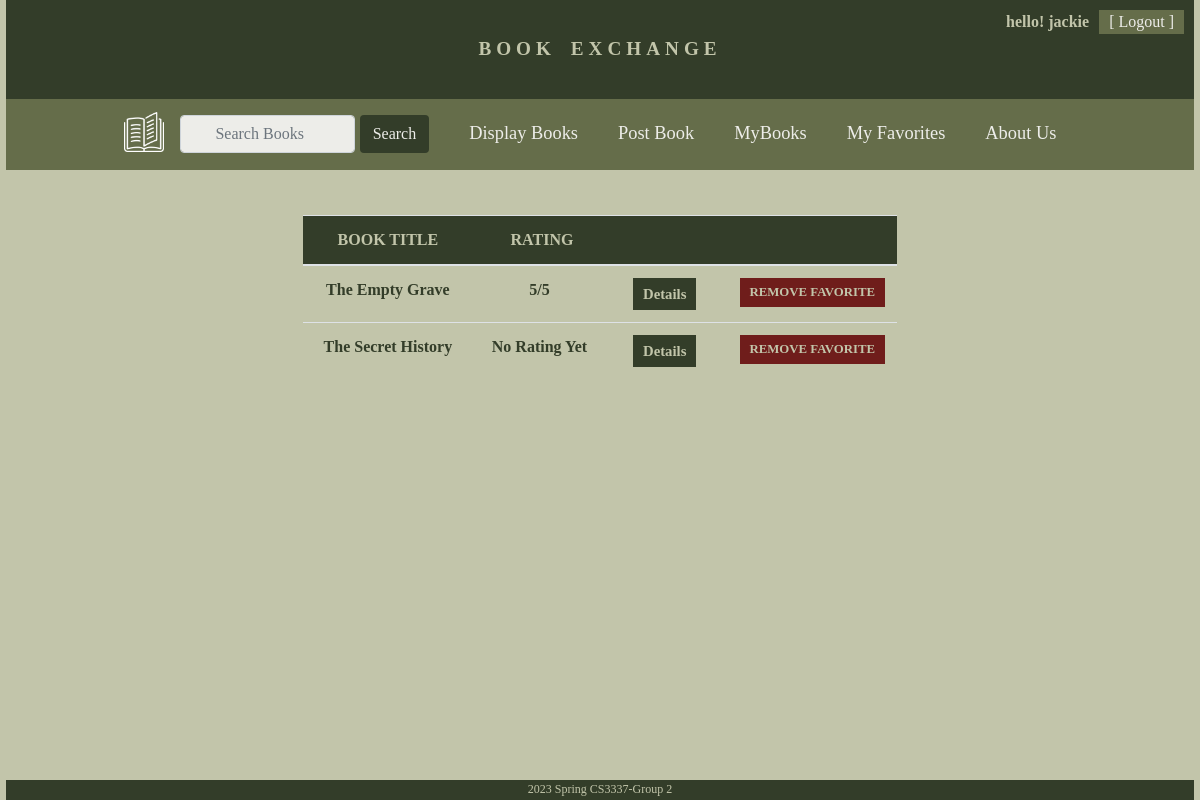
The app's page /myfavorites (signed in) with its own data.
### bookMng/models.py (models this page shows, shortened)
class MainMenu(models.Model):
    item = models.CharField(max_length=200, unique=True)
    link = models.CharField(max_length=500, unique=True)

class Book(models.Model):
    name = models.CharField(max_length=200)
    web = models.URLField(max_length=200)
    price = models.DecimalField(decimal_places=2, max_digits=8)
    publishdate = models.DateField(auto_now=True)
    picture = models.FileField(upload_to='bookEx/static/uploads')
    pic_path = models.CharField(max_length=300, editable=False, blank=True)
    username = models.ForeignKey(User, blank=True, null=True, on_delete=models.CASCADE)
    favorite = models.BooleanField(default=False, null=True)
    rated = models.IntegerField(null=True)

### bookMng/views.py (the view)
# urls.py: path('myfavorites', views.myfavorites, name='myfavorites'),
def myfavorites(request):
    books = Book.objects.filter(favorite=True, username=request.user)
    return render(request,
                  'bookMng/myfavorites.html',
                  {
                      'item_list': MainMenu.objects.all(),
                      'books': books
                  }
                  )

### bookEx/templates/bookMng/myfavorites.html (shortened to what this page needs)
{% extends "base.html" %}
{% block search %}
    {% if request.user.is_authenticated == False %}
    {% else %}
        <form class="form-inline" style="margin-right:20px;" method = POST action="{%url 'search-books' %}">
             <input style="width:175px; text-align:center; background-color:#edede9" class="form-control" type = "search" placeholder= "Search Books" name = "searched">
             <button style="margin-left:5px; background-color:#333D29; color:#edede9" class="btn" type="submit">Search</button>
         </form>
    {% endif %}
{% endblock search %}
{% block sidenav %}
    {% for item in item_list %}
            <li><a style="margin:20px; color:#edede9; font-size:1.15em;" href="{{ item.link }}"> {{item.item}} </a></li>
    {% endfor %}
{% endblock sidenav %}
{% block content %}
<div style=" padding-top:5px; width:50%; margin: 0 auto;">
        <table class="table table-hover table-md">
            <thead style="background-color:#333D29; color:#C2C5AA; text-transform:uppercase; text-align:center;">
                <tr>
                    <th scope="col">Book Title</th>
                    <th scope="col">Rating</th>
                    <th scope="col"></th>
                    <th scope="col"></th>
                </tr>
            </thead>
            {% for book in books %}
            <tr>
                <td style="text-align:center;">
                    <span style="font-weight:bold; color:#333D29;"> {{book.name}} </span>
                </td>
                {% if book.rated != null %}
                <td style="text-align:center;">
                    <span style="font-weight:bold; color:#333D29; margin-right:5px;"> {{book.rated}}/5 </span>
                </td>
                {% else %}
                <td style="text-align:center;">
                    <span style="font-weight:bold; color:#333D29; margin-right:5px;"> No Rating Yet </span>
                </td>
                {% endif %}
                <td style="text-align:center;">
                    <a style="font-weight:bold; float:right; padding: 5px 10px; background-color:#333D29;
                    color:#C2C5AA; font-size:0.92em;" href="book_detail/{{ book.id }}"> Details </a>
                </td>
                <td style="text-align:center;">
                    <a style="font-weight:bold; float:right; padding: 5px 10px; text-transform:uppercase;
                    background-color:#6f1d1b; color:#C2C5AA; font-size:0.8em;" href="delete_favorite/{{book.id}}"> remove favorite </a>
                </td>
            </tr>
            {% endfor %}
        </table>
</div>
{% endblock content %}

### bookEx/templates/base.html (shortened to what this page needs)
{% load static %}
<!DOCTYPE html>
<html lang="en">
<head>
        <link rel="stylesheet" href="https://cdn.jsdelivr.net/npm/bootstrap@4.3.1/dist/css/bootstrap.min.css">
        <link href="{% static 'main.css' %}" rel="stylesheet" type="text/css">
</head>
<body style="width:99%; margin:auto; overflow:scroll;
        background-color:#C2C5AA; align-items:center; font-family: 'Spectral', serif;">
    <div style="">
        <header style="padding-bottom:40px">
            <div style="float:right; margin-top:10px; margin-right:10px;">
                {% if user.is_authenticated %}
                    <span style="margin-top:4px; font-weight:bold; margin-right:10px; color:#C2C5AA;"> hello! {{ user.username }} </span>
                    <a style="float:right; background-color:#656D4A; color:#edede9;
                    padding-left:10px; padding-right:10px" href="{% url 'logout' %}?next=/">[ Logout ] </a>
                {% else %}
                <span style="font-weight:bold; margin-right:10px; color:#C2C5AA;"> Not Logged In </span>
                    <a style="float:right; background-color:#656D4A; color:#edede9;
                    padding-left:10px; padding-right:10px" href="{% url 'login' %}?next=/">[ Login ]</a>
                {% endif %}
            </div>
            <div>
                <aside style="text-transform:uppercase; font-weight:bold; background-color:#333D29; padding-top:35px; padding-bottom:35px;
                    text-align:center; color:#C2C5AA; word-spacing:5px; letter-spacing:5px; font-size:1.2em;">Book Exchange</aside>
            </div>
            <nav style="background-color: #656D4A;" class="navbar navbar-expand-lg navbar-light justify-content-center ">
               <a style="padding-bottom:10px" class="navbar-brand" href="/"> <img src="{% static 'open-book.png' %}" width="40" alt=""></a>
                {% block search %}{% endblock search %}
                <div class="justify-content-center">
                <div style="text-align:center;" class="collapse navbar-collapse" id="navbarNavAltMarkup">
                    <div class="navbar-nav">
                {% block sidenav %}{% endblock sidenav %}
                    </div>
              </div>
                </div>
            </nav>
        </header>
    </div>
    <div>
        <section>
            {% block content %}{% endblock content %}
        </section>
    </div>
    <div>
        <footer style=" position:fixed; bottom: 0; width: 99%; height:20px; font-size:0.75em;
            text-align:center; background-color:#333D29; color:#C2C5AA;">
            <p> 2023 Spring CS3337-Group 2 </p>
        </footer>
    </div>
</body>
</html>

### records on screen
MainMenu: item "Display Books"
MainMenu: item "Post Book"
MainMenu: item "MyBooks"
MainMenu: item "My Favorites"
MainMenu: item "About Us"
Book: name "The Empty Grave", rated "5"
Book: name "The Secret History", shows "No Rating Yet"

### other values on screen
{{ user.username }} "jackie"
